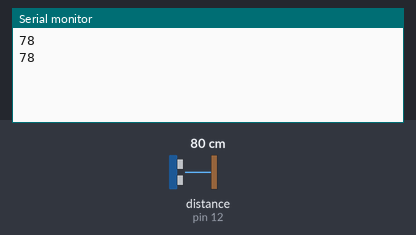
Simulated run of this sketch. Board: Arduino Uno, built with avr-gcc and run on an emulated ATmega328P. On the bench: the last lines printed to the serial monitor. Wiring (inferred from the names in the program): ultrasonic range finder: trigger pin 13; echo pin 12. Inputs (shaded band) come from the test bench; at power-on: distance to the obstacle (sensor on pin 12) 80 cm. The echo pulse lasts 58.3 µs per cm.

Above: at 1.8 s.
1.9 s: distance to the obstacle (sensor on pin 12) set to 2 cm
At 2.8 s:
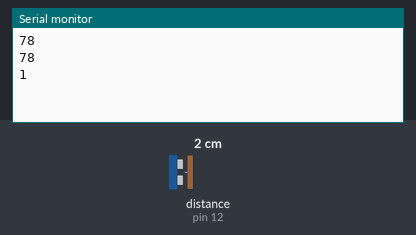
3.4 s: distance to the obstacle (sensor on pin 12) set to 4 cm
At 4.6 s:
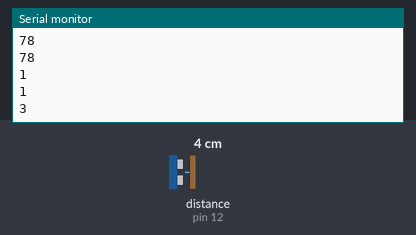
Timing chart, 0 to 6.4 s (numbered marks = the images above; inputs shaded):
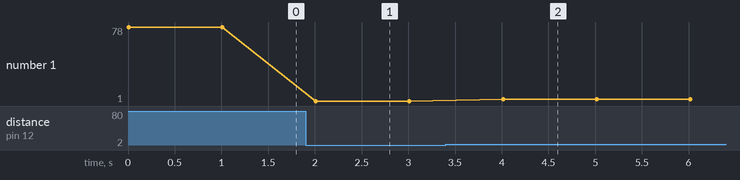

Measured:
- after the input at 1.9 s, the serial monitor: prints a new line after 0.11 s (image 1)
- after the input at 3.4 s, the serial monitor: prints a new line after 0.61 s (image 2)
- plotted number 1: 78 → 1 after the input at 1.9 s, 1 → 3 after the input at 3.4 s

The sketch:

Jsn_sr04t_testing.ino
```cpp
// #include <DistanceSensor.h>
#include <HC_SR04.h>

// Define pins
const int echoPin = 12;
const int trigPin = 13;
HC_SR04<echoPin> sensor(trigPin);

void setup() {
  // put your setup code here, to run once:
  Serial.begin(115200);
  sensor.begin();
}

void loop() {
  sensor.startMeasure();
  long distance = sensor.getDist_mm();
  Serial.println(distance/10);
  delay(1000);

  // put your main code here, to run repeatedly:
}
```
